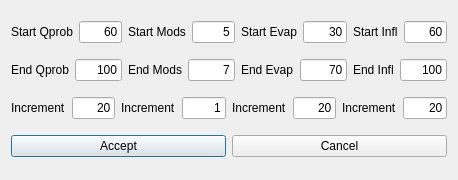
<?xml version="1.0" encoding="UTF-8"?>
<ui version="4.0">
 <class>AntColonyTestDialog</class>
 <widget class="QDialog" name="AntColonyTestDialog">
  <property name="geometry">
   <rect>
    <x>0</x>
    <y>0</y>
    <width>458</width>
    <height>180</height>
   </rect>
  </property>
  <property name="windowTitle">
   <string>RLP - Test Ant Colony Algorithm</string>
  </property>
  <layout class="QVBoxLayout" name="verticalLayout">
   <item>
    <layout class="QHBoxLayout" name="horizontalLayout">
     <item>
      <widget class="QLabel" name="label_4">
       <property name="text">
        <string>Start Qprob</string>
       </property>
      </widget>
     </item>
     <item>
      <widget class="QLineEdit" name="lineEditStartQ">
       <property name="text">
        <string>60</string>
       </property>
       <property name="alignment">
        <set>Qt::AlignRight|Qt::AlignTrailing|Qt::AlignVCenter</set>
       </property>
      </widget>
     </item>
     <item>
      <widget class="QLabel" name="label_7">
       <property name="text">
        <string>Start Mods</string>
       </property>
      </widget>
     </item>
     <item>
      <widget class="QLineEdit" name="lineEditStartMods">
       <property name="text">
        <string>5</string>
       </property>
       <property name="alignment">
        <set>Qt::AlignRight|Qt::AlignTrailing|Qt::AlignVCenter</set>
       </property>
      </widget>
     </item>
     <item>
      <widget class="QLabel" name="label_10">
       <property name="text">
        <string>Start Evap</string>
       </property>
      </widget>
     </item>
     <item>
      <widget class="QLineEdit" name="lineEditStartEvaporation">
       <property name="text">
        <string>30</string>
       </property>
       <property name="alignment">
        <set>Qt::AlignRight|Qt::AlignTrailing|Qt::AlignVCenter</set>
       </property>
      </widget>
     </item>
     <item>
      <widget class="QLabel" name="label_13">
       <property name="text">
        <string>Start Infl</string>
       </property>
      </widget>
     </item>
     <item>
      <widget class="QLineEdit" name="lineEditStartInfluence">
       <property name="text">
        <string>60</string>
       </property>
       <property name="alignment">
        <set>Qt::AlignRight|Qt::AlignTrailing|Qt::AlignVCenter</set>
       </property>
      </widget>
     </item>
    </layout>
   </item>
   <item>
    <layout class="QHBoxLayout" name="horizontalLayout_2">
     <item>
      <widget class="QLabel" name="label_5">
       <property name="text">
        <string>End Qprob</string>
       </property>
      </widget>
     </item>
     <item>
      <widget class="QLineEdit" name="lineEditEndQ">
       <property name="text">
        <string>100</string>
       </property>
       <property name="alignment">
        <set>Qt::AlignRight|Qt::AlignTrailing|Qt::AlignVCenter</set>
       </property>
      </widget>
     </item>
     <item>
      <widget class="QLabel" name="label_8">
       <property name="text">
        <string>End Mods</string>
       </property>
      </widget>
     </item>
     <item>
      <widget class="QLineEdit" name="lineEditEndMods">
       <property name="text">
        <string>7</string>
       </property>
       <property name="alignment">
        <set>Qt::AlignRight|Qt::AlignTrailing|Qt::AlignVCenter</set>
       </property>
      </widget>
     </item>
     <item>
      <widget class="QLabel" name="label_11">
       <property name="text">
        <string>End Evap</string>
       </property>
      </widget>
     </item>
     <item>
      <widget class="QLineEdit" name="lineEditEndEvaporation">
       <property name="text">
        <string>70</string>
       </property>
       <property name="alignment">
        <set>Qt::AlignRight|Qt::AlignTrailing|Qt::AlignVCenter</set>
       </property>
      </widget>
     </item>
     <item>
      <widget class="QLabel" name="label_14">
       <property name="text">
        <string>End Infl</string>
       </property>
      </widget>
     </item>
     <item>
      <widget class="QLineEdit" name="lineEditEndInfluence">
       <property name="text">
        <string>100</string>
       </property>
       <property name="alignment">
        <set>Qt::AlignRight|Qt::AlignTrailing|Qt::AlignVCenter</set>
       </property>
      </widget>
     </item>
    </layout>
   </item>
   <item>
    <layout class="QHBoxLayout" name="horizontalLayout_3">
     <item>
      <widget class="QLabel" name="label_6">
       <property name="text">
        <string>Increment</string>
       </property>
      </widget>
     </item>
     <item>
      <widget class="QLineEdit" name="lineEditIncrementQ">
       <property name="text">
        <string>20</string>
       </property>
       <property name="alignment">
        <set>Qt::AlignRight|Qt::AlignTrailing|Qt::AlignVCenter</set>
       </property>
      </widget>
     </item>
     <item>
      <widget class="QLabel" name="label_9">
       <property name="text">
        <string>Increment</string>
       </property>
      </widget>
     </item>
     <item>
      <widget class="QLineEdit" name="lineEditIncrementMods">
       <property name="text">
        <string>1</string>
       </property>
       <property name="alignment">
        <set>Qt::AlignRight|Qt::AlignTrailing|Qt::AlignVCenter</set>
       </property>
      </widget>
     </item>
     <item>
      <widget class="QLabel" name="label_12">
       <property name="text">
        <string>Increment</string>
       </property>
      </widget>
     </item>
     <item>
      <widget class="QLineEdit" name="lineEditIncrementEvaporation">
       <property name="text">
        <string>20</string>
       </property>
       <property name="alignment">
        <set>Qt::AlignRight|Qt::AlignTrailing|Qt::AlignVCenter</set>
       </property>
      </widget>
     </item>
     <item>
      <widget class="QLabel" name="label_15">
       <property name="text">
        <string>Increment</string>
       </property>
      </widget>
     </item>
     <item>
      <widget class="QLineEdit" name="lineEditIncrementInfluence">
       <property name="text">
        <string>20</string>
       </property>
       <property name="alignment">
        <set>Qt::AlignRight|Qt::AlignTrailing|Qt::AlignVCenter</set>
       </property>
      </widget>
     </item>
    </layout>
   </item>
   <item>
    <layout class="QHBoxLayout" name="horizontalLayout_4">
     <item>
      <widget class="QPushButton" name="pushButtonAccept">
       <property name="text">
        <string>Accept</string>
       </property>
      </widget>
     </item>
     <item>
      <widget class="QPushButton" name="pushButtonCancel">
       <property name="text">
        <string>Cancel</string>
       </property>
      </widget>
     </item>
    </layout>
   </item>
  </layout>
 </widget>
 <resources/>
 <connections/>
</ui>
